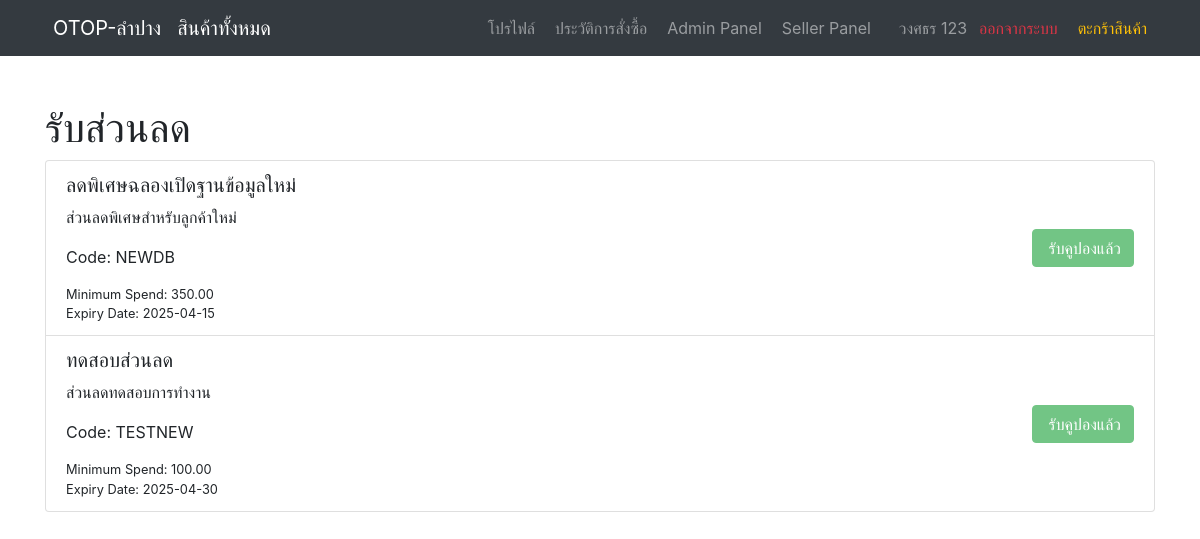
Page /discounts.php (signed in) on the committed database.
### tables this page shows
CREATE TABLE `users` (
  `user_id` int(11) NOT NULL,
  `username` varchar(50) NOT NULL,
  `email` varchar(100) NOT NULL,
  `password` varchar(255) NOT NULL,
  `first_name` varchar(50) DEFAULT NULL,
  `last_name` varchar(50) DEFAULT NULL,
  `created_at` timestamp NOT NULL DEFAULT current_timestamp(),
  `reset_token` varchar(255) DEFAULT NULL,
  `reset_token_expires` int(11) DEFAULT NULL,
  `phone_number` varchar(20) DEFAULT NULL,
  `address` text DEFAULT NULL,
  `is_active` tinyint(1) NOT NULL DEFAULT 1
);

CREATE TABLE `discounts` (
  `id` int(11) NOT NULL,
  `seller_id` int(11) DEFAULT NULL,
  `title` varchar(255) NOT NULL,
  `description` text NOT NULL,
  `discount_amount` decimal(10,2) NOT NULL,
  `min_spend` decimal(10,2) NOT NULL,
  `expiry_date` date NOT NULL,
  `code` varchar(50) NOT NULL,
  `discount_percent` int(3) NOT NULL,
  `max_uses` int(11) NOT NULL,
  `start_date` datetime NOT NULL,
  `end_date` datetime NOT NULL,
  `is_expired` tinyint(1) NOT NULL DEFAULT 0
);

### discounts.php (the view, shortened to what this page needs)
<?php
include "inc/db_config.php";
include "inc/navbar.php";
$user_id = $_SESSION['user_id'];
function hasUserReceivedDiscount($conn, $user_id, $discount_id) {
    $sql = "SELECT id FROM user_discounts WHERE user_id = ? AND discount_id = ?";
    $stmt = $conn->prepare($sql);
    $stmt->bind_param("ii", $user_id, $discount_id);
    $stmt->execute();
    $result = $stmt->get_result();
    return $result->num_rows > 0;
}
?>
<link rel="stylesheet" href="https://stackpath.bootstrapcdn.com/bootstrap/4.5.2/css/bootstrap.min.css">
<div class="container mt-5">
    <h1>รับส่วนลด</h1>
    <?php
    $sql = "SELECT * FROM discounts";
    $result = $conn->query($sql);
    if ($result->num_rows > 0) {
        echo '<ul class="list-group">';
        while ($row = $result->fetch_assoc()) {
            $discount_id = $row['id'];
            $has_received = hasUserReceivedDiscount($conn, $user_id, $discount_id);
            echo '<li class="list-group-item d-flex justify-content-between align-items-center">';
            echo '<div>';
            echo '<h5>' . htmlspecialchars($row['title']) . '</h5>';
            echo '<p>' . htmlspecialchars($row['description']) . '</p>';
            echo '<p>Code: ' . htmlspecialchars($row['code']) . '</p>';
            echo '<small>Minimum Spend: ' . htmlspecialchars($row['min_spend']) . '</small><br>';
            echo '<small>Expiry Date: ' . htmlspecialchars($row['expiry_date']) . '</small>';
            echo '</div>';
            if ($has_received) {
                echo '<button class="btn btn-success" disabled><i class="fas fa-check-circle mr-1"></i> รับคูปองแล้ว</button>';
            } else {
                echo '<form method="POST">';
                echo '<input type="hidden" name="discount_id" value="' . $row['id'] . '">';
                echo '<button type="submit" class="btn btn-primary"><i class="fas fa-gift mr-1"></i> รับคูปองนี้</button>';
                echo '</form>';
            }
            echo '</li>';
        }
        echo '</ul>';
    } else {
        echo '<div class="alert alert-info">ไม่มีส่วนลดที่สามารถรับได้ในขณะนี้</div>';
    }
    ?>
</div>

### inc/navbar.php (shortened to what this page needs)
<?php
require_once "db_config.php";
function getUserRoles($conn, $user_id) {
    $roles = array();
    $sql = "SELECT role_id FROM user_roles WHERE user_id = ?";
    $stmt = $conn->prepare($sql);
    $stmt->bind_param("i", $user_id);
    $stmt->execute();
    $result = $stmt->get_result();
    while ($row = $result->fetch_assoc()) {
        $roles[] = $row['role_id'];
    }
    return $roles;
}
?>
<nav class="navbar navbar-expand-lg navbar-dark bg-dark">
    <div class="container">
        <a class="navbar-brand" href="index.php">
            <i class="fas fa-store mr-2"></i>OTOP-ลำปาง
        </a>
        <a class="navbar-brand" href="products_all.php">
            สินค้าทั้งหมด
        </a>
        <div class="collapse navbar-collapse" id="navbarNav">
            <ul class="navbar-nav ml-auto align-items-center">
                <?php if (isset($_SESSION['user_id'])) :
                    $user_id = $_SESSION['user_id'];
                    $roles = getUserRoles($conn, $user_id);
                    $sql_user = "SELECT first_name, last_name FROM users WHERE user_id = ?";
                    $stmt_user = $conn->prepare($sql_user);
                    $stmt_user->bind_param("i", $user_id);
                    $stmt_user->execute();
                    $result_user = $stmt_user->get_result();
                    $user = $result_user->fetch_assoc();
                    $username = $user['first_name'] . ' ' . $user['last_name'];
                    ?>
                    <li class="nav-item">
                        <a class="nav-link" href="profile.php"><i class="fas fa-cog mr-1"></i> โปรไฟล์</a>
                    </li>
                    <li class="nav-item">
                        <a class="nav-link" href="orders_history.php"><i class="fas fa-history mr-1"></i> ประวัติการสั่งซื้อ</a>
                    </li>
                    <?php if (in_array(1, $roles)) : ?>
                    <li class="nav-item">
                        <a class="nav-link" href="Admin_dashboard/dashboard.php"><i class="fas fa-tools mr-1"></i> Admin Panel</a>
                    </li>
                <?php endif; ?>
                    <?php if (in_array(3, $roles)) : ?>
                    <li class="nav-item">
                        <a class="nav-link" href="Seller_dashboard/seller_panel.php"><i class="fas fa-store mr-1"></i> Seller Panel</a>
                    </li>
                <?php endif; ?>
                    <?php include 'notification_icon.php'; ?>
                    <li class="nav-item">
                        <span class="navbar-text"><i class="fas fa-user mr-1"></i> <?php echo htmlspecialchars($username); ?></span>
                    </li>
                    <li class="nav-item">
                        <a class="nav-link text-danger" href="logout.php"><i class="fas fa-sign-out-alt mr-1"></i> ออกจากระบบ</a>
                    </li>
                <?php endif; ?>
                <li class="nav-item">
                    <a class="nav-link text-warning" href="cart.php"><i class="fas fa-shopping-cart mr-1"></i> ตะกร้าสินค้า</a>
                </li>
            </ul>
        </div>
    </div>
</nav>

### rows in the picture
users: username "วงศธร 123"
discounts: title "ลดพิเศษฉลองเปิดฐานข้อมูลใหม่", description "ส่วนลดพิเศษสำหรับลูกค้าใหม่", code "NEWDB", min_spend "350.00", expiry_date "2025-04-15"
discounts: title "ทดสอบส่วนลด", description "ส่วนลดทดสอบการทำงาน", code "TESTNEW", min_spend "100.00", expiry_date "2025-04-30"
